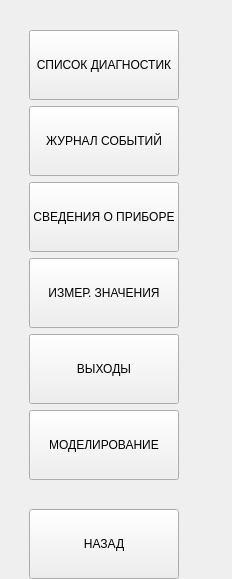
           <widget class="QWidget" name="page_2">
            <layout class="QVBoxLayout" name="verticalLayout_12">
             <property name="leftMargin">
              <number>29</number>
             </property>
             <property name="topMargin">
              <number>30</number>
             </property>
             <property name="rightMargin">
              <number>53</number>
             </property>
             <property name="bottomMargin">
              <number>0</number>
             </property>
             <item>
              <widget class="wButtonStyled" name="bListDiagnostics">
               <property name="sizePolicy">
                <sizepolicy hsizetype="Preferred" vsizetype="Preferred">
                 <horstretch>0</horstretch>
                 <verstretch>0</verstretch>
                </sizepolicy>
               </property>
               <property name="minimumSize">
                <size>
                 <width>0</width>
                 <height>70</height>
                </size>
               </property>
               <property name="text">
                <string>СПИСОК ДИАГНОСТИК</string>
               </property>
              </widget>
             </item>
             <item>
              <widget class="wButtonStyled" name="bLogEvents">
               <property name="sizePolicy">
                <sizepolicy hsizetype="Preferred" vsizetype="Preferred">
                 <horstretch>0</horstretch>
                 <verstretch>0</verstretch>
                </sizepolicy>
               </property>
               <property name="minimumSize">
                <size>
                 <width>0</width>
                 <height>70</height>
                </size>
               </property>
               <property name="text">
                <string>ЖУРНАЛ СОБЫТИЙ</string>
               </property>
              </widget>
             </item>
             <item>
              <widget class="wButtonStyled" name="bDevices">
               <property name="sizePolicy">
                <sizepolicy hsizetype="Preferred" vsizetype="Preferred">
                 <horstretch>0</horstretch>
                 <verstretch>0</verstretch>
                </sizepolicy>
               </property>
               <property name="minimumSize">
                <size>
                 <width>0</width>
                 <height>70</height>
                </size>
               </property>
               <property name="text">
                <string>СВЕДЕНИЯ О ПРИБОРЕ</string>
               </property>
              </widget>
             </item>
             <item>
              <widget class="wButtonStyled" name="bMeasuredValue">
               <property name="sizePolicy">
                <sizepolicy hsizetype="Preferred" vsizetype="Preferred">
                 <horstretch>0</horstretch>
                 <verstretch>0</verstretch>
                </sizepolicy>
               </property>
               <property name="minimumSize">
                <size>
                 <width>0</width>
                 <height>70</height>
                </size>
               </property>
               <property name="text">
                <string>ИЗМЕР. ЗНАЧЕНИЯ</string>
               </property>
              </widget>
             </item>
             <item>
              <widget class="wButtonStyled" name="bOutputsManage">
               <property name="sizePolicy">
                <sizepolicy hsizetype="Preferred" vsizetype="Preferred">
                 <horstretch>0</horstretch>
                 <verstretch>0</verstretch>
                </sizepolicy>
               </property>
               <property name="minimumSize">
                <size>
                 <width>0</width>
                 <height>70</height>
                </size>
               </property>
               <property name="text">
                <string>ВЫХОДЫ</string>
               </property>
              </widget>
             </item>
             <item>
              <widget class="wButtonStyled" name="bModeling">
               <property name="sizePolicy">
                <sizepolicy hsizetype="Preferred" vsizetype="Preferred">
                 <horstretch>0</horstretch>
                 <verstretch>0</verstretch>
                </sizepolicy>
               </property>
               <property name="minimumSize">
                <size>
                 <width>0</width>
                 <height>70</height>
                </size>
               </property>
               <property name="text">
                <string>МОДЕЛИРОВАНИЕ</string>
               </property>
              </widget>
             </item>
             <item>
              <spacer name="verticalSpacer_10">
               <property name="orientation">
                <enum>Qt::Vertical</enum>
               </property>
               <property name="sizeHint" stdset="0">
                <size>
                 <width>20</width>
                 <height>23</height>
                </size>
               </property>
              </spacer>
             </item>
             <item>
              <widget class="wButtonStyled" name="bBackDiagnostika">
               <property name="sizePolicy">
                <sizepolicy hsizetype="Preferred" vsizetype="Preferred">
                 <horstretch>0</horstretch>
                 <verstretch>0</verstretch>
                </sizepolicy>
               </property>
               <property name="minimumSize">
                <size>
                 <width>0</width>
                 <height>70</height>
                </size>
               </property>
               <property name="text">
                <string>НАЗАД</string>
               </property>
              </widget>
             </item>
            </layout>
           </widget>
